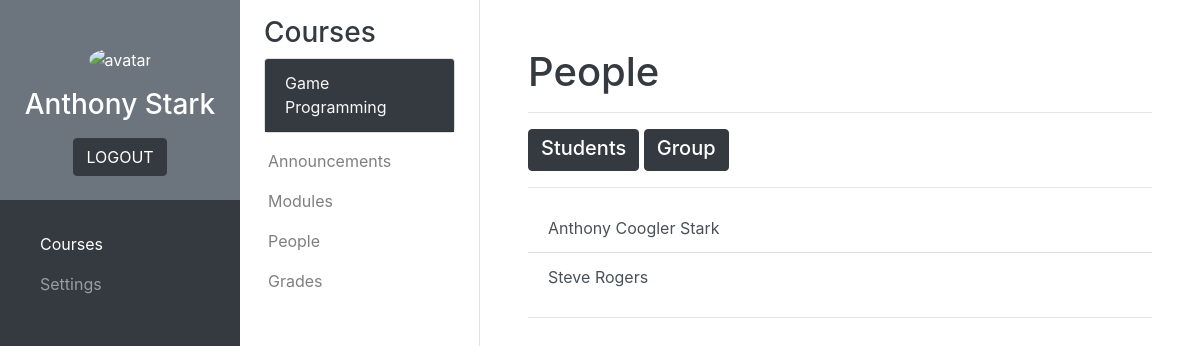
The app's page /courses/student/student_people.php?course=2 (signed in), older data.
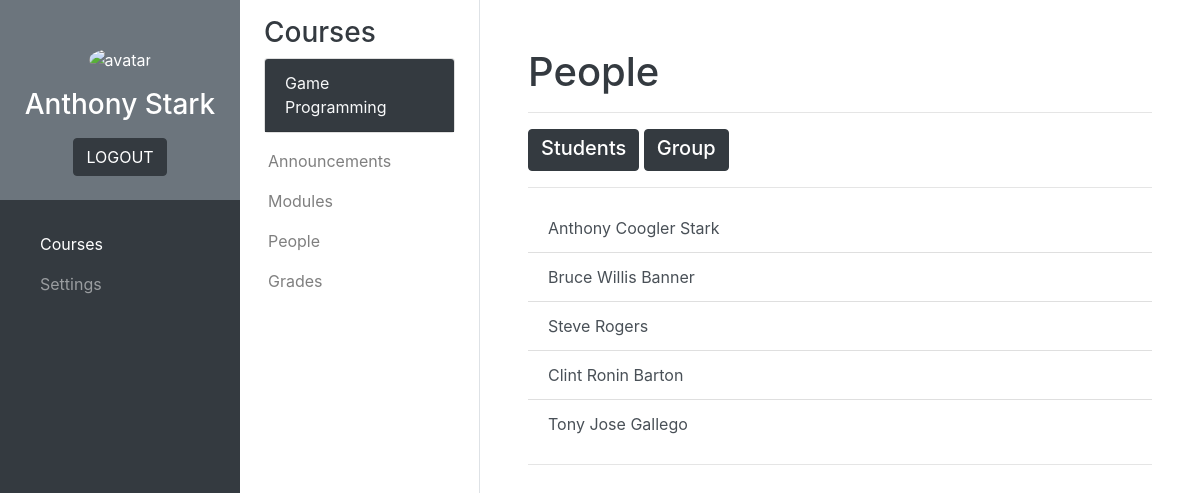
The same page, newer data.
### tables this page shows
CREATE TABLE `assigned_courses` (
  `ID_number` varchar(10) NOT NULL,
  `Course_number` int(11) NOT NULL
);

CREATE TABLE `student_information` (
  `ID_number` varchar(10) NOT NULL,
  `Family_name` varchar(50) NOT NULL,
  `First_name` varchar(50) NOT NULL,
  `Middle_name` varchar(50) NOT NULL,
  `Sex` varchar(1) NOT NULL,
  `Year` varchar(2) NOT NULL,
  `Program` varchar(50) NOT NULL,
  `Section` varchar(5) NOT NULL
);

### php_scripts/connect.php (called while the page is built, shortened)
<?php
    $servername = "localhost";
    $username = "root";
    $password = "";
    $db = "school_management_db";
    $conn = new mysqli($servername, $username, $password, $db);
    function sql($comm) {
        global $conn;
        $result = $conn->query($comm);
        return $result;
    }
?>

### courses/student/student_people.php (the view, shortened to what this page needs)
<?php
    include('../../php_scripts/connect.php');
?>
<!DOCTYPE html>
<html lang="en">
    <head>
        <link rel="stylesheet" href="https://cdn.jsdelivr.net/npm/bootstrap@4.6.1/dist/css/bootstrap.min.css">
        <link rel="stylesheet" href="../../css/styles.css">
    </head>
    <body>
        <?php include('../courses_main_sidebar.php'); ?>
        <?php include('../courses_sub_sidebar_student.php'); ?>
        <main>
            <div id="people" class="container-fluid p-5">
                <h1 class="text-dark">People</h1>
                <hr/>
                <div id="content">
                    <a href="#student-list" class="btn btn-dark mx-auto" data-toggle="collapse" role="button"><h5 class="mb-1">Students</h5></a>
                    <a href="#group-list" class="btn btn-dark mx-auto" data-toggle="collapse" role="button"><h5 class="mb-1">Group</h5></a>
                    <div id="accordion">
                        <div class="collapse show" id="student-list" data-parent="#accordion">
                            <?php
                                $course_number = $_GET['course'];
                            ?>
                            <hr>
                            <div class="list-group list-group-flush">
                                <?php
                                    $classlist = sql("SELECT ID_number FROM assigned_courses WHERE Course_number = $course_number");
                                    if ($classlist->num_rows > 0) {
                                        while ($row = $classlist->fetch_assoc()) {
                                            $id_number = $row["ID_number"];
                                            $student = sql("SELECT ID_number, Family_name, First_name, Middle_name FROM student_information WHERE ID_number = '$id_number'");
                                            if ($student->num_rows == 1) {
                                                $student_row = $student->fetch_assoc();
                                                echo "<a href=\"#\" class=\"list-group-item list-group-item-action\">" . $student_row["First_name"] . " " . $student_row["Middle_name"] . " " . $student_row["Family_name"] . "</a>";
                                            }
                                        }
                                    }
                                ?>
                            </div>
                            <hr>
                        </div>
                    </div>
                </div>
            </div>
        </main>
    </body>
</html>

Row changes from the older to the newer data that the page shows:
added assigned_courses: student_information.First_name "Bruce", student_information.Middle_name "Willis", student_information.Family_name "Banner"
added assigned_courses: student_information.First_name "Clint", student_information.Middle_name "Ronin", student_information.Family_name "Barton"
added assigned_courses: student_information.First_name "Tony", student_information.Middle_name "Jose", student_information.Family_name "Gallego"
